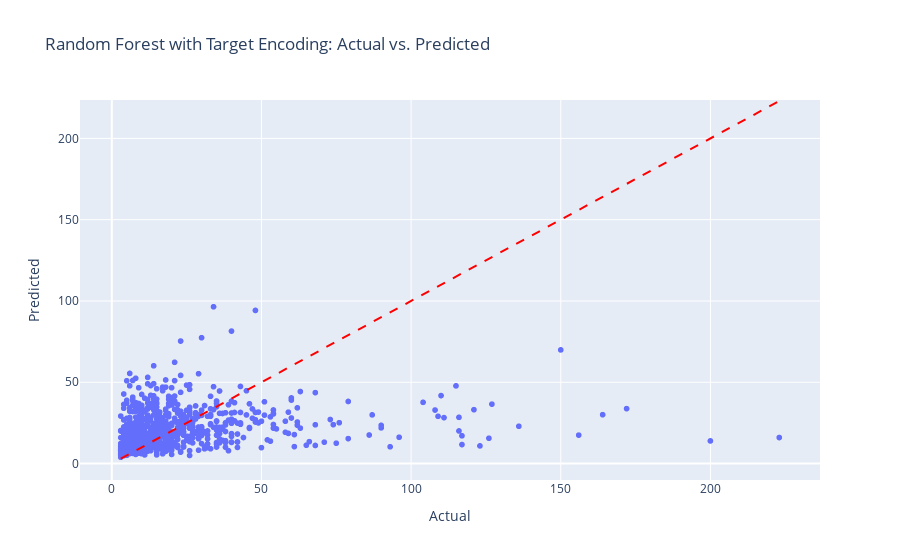

Here is the notebook cell this chart was saved with:
### Markdown cell above
## RandomForestRegression

### Code cell
model_rf = RandomForestRegressor(random_state=42)
model_rf.fit(X_train_imputed, y_train)

# Evaluate the model on validation data
y_val_pred_rf = model_rf.predict(X_val_imputed)
rmse_val_rf = (root_mean_squared_error(y_val, y_val_pred_rf))
print(f"RMSE on Validation Set (RandomForest): {rmse_val_rf:.3f}")
plot_actual_vs_pred(y_val, y_val_pred_rf, "Random Forest with Target Encoding")

### Figure 1 — Plotly figure (JSON) as saved in the notebook; plotly's stock layout.template omitted (floating-point values rounded to 4 significant figures; data arrays with more than 128 entries replaced by an {"elided": "..."} marker saying what was removed)
{"data": [{"hovertemplate": "Actual=%{x}<br>Predicted=%{y}<extra></extra>", "legendgroup": "", "marker": {"color": "#636efa", "symbol": "circle"}, "mode": "markers", "name": "", "showlegend": false, "type": "scattergl", "x": {"elided": "1160 int values"}, "xaxis": "x", "y": {"elided": "1160 float values"}, "yaxis": "y"}], "layout": {"legend": {"tracegroupgap": 0}, "shapes": [{"line": {"color": "Red", "dash": "dash"}, "type": "line", "x0": 3, "x1": 223, "y0": 3, "y1": 223}], "title": {"text": "Random Forest with Target Encoding: Actual vs. Predicted"}, "xaxis": {"anchor": "y", "domain": [0, 1], "title": {"text": "Actual"}}, "yaxis": {"anchor": "x", "domain": [0, 1], "title": {"text": "Predicted"}}}}
